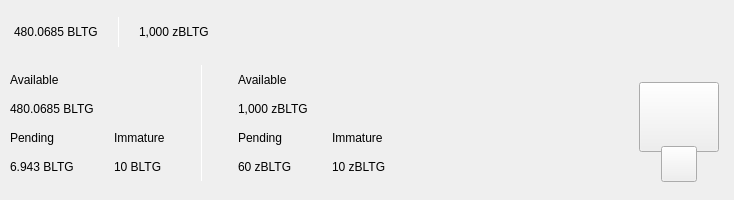
<?xml version="1.0" encoding="UTF-8"?>
<ui version="4.0">
 <class>TopBar</class>
 <widget class="QWidget" name="TopBar">
  <property name="geometry">
   <rect>
    <x>0</x>
    <y>0</y>
    <width>734</width>
    <height>200</height>
   </rect>
  </property>
  <property name="minimumSize">
   <size>
    <width>0</width>
    <height>200</height>
   </size>
  </property>
  <property name="maximumSize">
   <size>
    <width>16777215</width>
    <height>200</height>
   </size>
  </property>
  <property name="windowTitle">
   <string>Form</string>
  </property>
  <layout class="QVBoxLayout" name="verticalLayout_10" stretch="0">
   <property name="spacing">
    <number>0</number>
   </property>
   <property name="leftMargin">
    <number>0</number>
   </property>
   <property name="topMargin">
    <number>0</number>
   </property>
   <property name="rightMargin">
    <number>0</number>
   </property>
   <property name="bottomMargin">
    <number>0</number>
   </property>
   <item>
    <widget class="PFBorderImage" name="containerTop" native="true">
     <layout class="QVBoxLayout" name="verticalLayout_11">
      <property name="spacing">
       <number>0</number>
      </property>
      <property name="leftMargin">
       <number>0</number>
      </property>
      <property name="topMargin">
       <number>0</number>
      </property>
      <property name="rightMargin">
       <number>0</number>
      </property>
      <property name="bottomMargin">
       <number>0</number>
      </property>
      <item>
       <widget class="QWidget" name="top_container_2" native="true">
        <property name="minimumSize">
         <size>
          <width>0</width>
          <height>65</height>
         </size>
        </property>
        <layout class="QHBoxLayout" name="top_container">
         <property name="spacing">
          <number>0</number>
         </property>
         <property name="leftMargin">
          <number>14</number>
         </property>
         <property name="topMargin">
          <number>0</number>
         </property>
         <property name="rightMargin">
          <number>14</number>
         </property>
         <property name="bottomMargin">
          <number>0</number>
         </property>
         <item alignment="Qt::AlignVCenter">
          <widget class="QWidget" name="widgetTopAmount" native="true">
           <property name="sizePolicy">
            <sizepolicy hsizetype="Preferred" vsizetype="Maximum">
             <horstretch>0</horstretch>
             <verstretch>0</verstretch>
            </sizepolicy>
           </property>
           <layout class="QHBoxLayout" name="horizontalLayout_5">
            <property name="spacing">
             <number>0</number>
            </property>
            <property name="leftMargin">
             <number>0</number>
            </property>
            <property name="topMargin">
             <number>0</number>
            </property>
            <property name="rightMargin">
             <number>0</number>
            </property>
            <property name="bottomMargin">
             <number>0</number>
            </property>
            <item alignment="Qt::AlignTop">
             <widget class="QLabel" name="labelAmountTopBltg">
              <property name="minimumSize">
               <size>
                <width>0</width>
                <height>36</height>
               </size>
              </property>
              <property name="styleSheet">
               <string notr="true">padding:0px;margin:0px;</string>
              </property>
              <property name="text">
               <string>480.0685 BLTG</string>
              </property>
             </widget>
            </item>
            <item>
             <spacer name="horizontalSpacer_11">
              <property name="orientation">
               <enum>Qt::Horizontal</enum>
              </property>
              <property name="sizeType">
               <enum>QSizePolicy::Fixed</enum>
              </property>
              <property name="sizeHint" stdset="0">
               <size>
                <width>20</width>
                <height>20</height>
               </size>
              </property>
             </spacer>
            </item>
            <item alignment="Qt::AlignVCenter">
             <widget class="QLabel" name="label_16">
              <property name="minimumSize">
               <size>
                <width>1</width>
                <height>30</height>
               </size>
              </property>
              <property name="maximumSize">
               <size>
                <width>1</width>
                <height>30</height>
               </size>
              </property>
              <property name="styleSheet">
               <string notr="true">background-color:white;
padding:0px;
border:none;</string>
              </property>
              <property name="text">
               <string/>
              </property>
             </widget>
            </item>
            <item>
             <spacer name="horizontalSpacer_12">
              <property name="orientation">
               <enum>Qt::Horizontal</enum>
              </property>
              <property name="sizeType">
               <enum>QSizePolicy::Fixed</enum>
              </property>
              <property name="sizeHint" stdset="0">
               <size>
                <width>20</width>
                <height>20</height>
               </size>
              </property>
             </spacer>
            </item>
            <item alignment="Qt::AlignTop">
             <widget class="QLabel" name="labelAmountTopzBltg">
              <property name="minimumSize">
               <size>
                <width>0</width>
                <height>36</height>
               </size>
              </property>
              <property name="text">
               <string>1,000 zBLTG</string>
              </property>
             </widget>
            </item>
           </layout>
          </widget>
         </item>
         <item>
          <spacer name="horizontalSpacer">
           <property name="orientation">
            <enum>Qt::Horizontal</enum>
           </property>
           <property name="sizeHint" stdset="0">
            <size>
             <width>40</width>
             <height>20</height>
            </size>
           </property>
          </spacer>
         </item>
         <item>
          <layout class="QHBoxLayout" name="horizontalLayout_4">
           <property name="spacing">
            <number>12</number>
           </property>
           <property name="rightMargin">
            <number>0</number>
           </property>
           <item alignment="Qt::AlignRight">
            <widget class="QWidget" name="layoutSync" native="true">
             <property name="minimumSize">
              <size>
               <width>0</width>
               <height>36</height>
              </size>
             </property>
             <property name="maximumSize">
              <size>
               <width>16777215</width>
               <height>36</height>
              </size>
             </property>
             <layout class="QVBoxLayout" name="verticalLayout_9">
              <property name="leftMargin">
               <number>0</number>
              </property>
              <property name="topMargin">
               <number>0</number>
              </property>
              <property name="rightMargin">
               <number>0</number>
              </property>
              <property name="bottomMargin">
               <number>0</number>
              </property>
              <item>
               <widget class="ExpandableButton" name="pushButtonSync" native="true">
                <property name="minimumSize">
                 <size>
                  <width>36</width>
                  <height>36</height>
                 </size>
                </property>
                <property name="maximumSize">
                 <size>
                  <width>16777215</width>
                  <height>36</height>
                 </size>
                </property>
               </widget>
              </item>
             </layout>
            </widget>
           </item>
           <item>
            <widget class="ExpandableButton" name="pushButtonMint" native="true">
             <property name="minimumSize">
              <size>
               <width>36</width>
               <height>36</height>
              </size>
             </property>
            </widget>
           </item>
           <item>
            <widget class="ExpandableButton" name="pushButtonStack" native="true">
             <property name="minimumSize">
              <size>
               <width>36</width>
               <height>36</height>
              </size>
             </property>
            </widget>
           </item>
           <item>
            <widget class="ExpandableButton" name="pushButtonColdStaking" native="true">
             <property name="minimumSize">
              <size>
               <width>36</width>
               <height>36</height>
              </size>
             </property>
            </widget>
           </item>
           <item>
            <widget class="ExpandableButton" name="pushButtonConnection" native="true">
             <property name="minimumSize">
              <size>
               <width>36</width>
               <height>36</height>
              </size>
             </property>
            </widget>
           </item>
           <item>
            <widget class="ExpandableButton" name="pushButtonLock" native="true">
             <property name="sizePolicy">
              <sizepolicy hsizetype="Expanding" vsizetype="Expanding">
               <horstretch>0</horstretch>
               <verstretch>0</verstretch>
              </sizepolicy>
             </property>
             <property name="minimumSize">
              <size>
               <width>36</width>
               <height>0</height>
              </size>
             </property>
            </widget>
           </item>
           <item>
            <widget class="ExpandableButton" name="pushButtonTheme" native="true">
             <property name="minimumSize">
              <size>
               <width>36</width>
               <height>36</height>
              </size>
             </property>
             <property name="maximumSize">
              <size>
               <width>16777215</width>
               <height>36</height>
              </size>
             </property>
            </widget>
           </item>
           <item>
            <widget class="ExpandableButton" name="pushButtonFAQ" native="true">
             <property name="minimumSize">
              <size>
               <width>36</width>
               <height>36</height>
              </size>
             </property>
            </widget>
           </item>
          </layout>
         </item>
        </layout>
       </widget>
      </item>
      <item>
       <widget class="QWidget" name="bottom_container" native="true">
        <property name="minimumSize">
         <size>
          <width>0</width>
          <height>135</height>
         </size>
        </property>
        <layout class="QHBoxLayout" name="botton_container">
         <property name="leftMargin">
          <number>10</number>
         </property>
         <property name="topMargin">
          <number>0</number>
         </property>
         <property name="rightMargin">
          <number>10</number>
         </property>
         <property name="bottomMargin">
          <number>10</number>
         </property>
         <item>
          <layout class="QHBoxLayout" name="horizontalLayout_3">
           <property name="bottomMargin">
            <number>9</number>
           </property>
           <item>
            <layout class="QVBoxLayout" name="verticalLayout_7">
             <property name="spacing">
              <number>0</number>
             </property>
             <property name="leftMargin">
              <number>0</number>
             </property>
             <property name="rightMargin">
              <number>30</number>
             </property>
             <item>
              <layout class="QVBoxLayout" name="verticalLayout_2">
               <item>
                <widget class="QLabel" name="labelTitle1">
                 <property name="text">
                  <string>Available</string>
                 </property>
                </widget>
               </item>
               <item>
                <widget class="QLabel" name="labelAmountBltg">
                 <property name="text">
                  <string>480.0685 BLTG</string>
                 </property>
                </widget>
               </item>
              </layout>
             </item>
             <item>
              <layout class="QHBoxLayout" name="horizontalLayout_2">
               <property name="spacing">
                <number>0</number>
               </property>
               <item>
                <layout class="QVBoxLayout" name="verticalLayout_3">
                 <item>
                  <widget class="QLabel" name="labelTitle3">
                   <property name="text">
                    <string>Pending</string>
                   </property>
                  </widget>
                 </item>
                 <item>
                  <widget class="QLabel" name="labelPendingBltg">
                   <property name="text">
                    <string>6.943 BLTG</string>
                   </property>
                  </widget>
                 </item>
                </layout>
               </item>
               <item>
                <spacer name="horizontalSpacer_3">
                 <property name="orientation">
                  <enum>Qt::Horizontal</enum>
                 </property>
                 <property name="sizeType">
                  <enum>QSizePolicy::Fixed</enum>
                 </property>
                 <property name="sizeHint" stdset="0">
                  <size>
                   <width>40</width>
                   <height>20</height>
                  </size>
                 </property>
                </spacer>
               </item>
               <item>
                <layout class="QVBoxLayout" name="verticalLayout_4">
                 <item>
                  <widget class="QLabel" name="labelTitle4">
                   <property name="text">
                    <string>Immature</string>
                   </property>
                  </widget>
                 </item>
                 <item>
                  <widget class="QLabel" name="labelImmatureBltg">
                   <property name="text">
                    <string>10 BLTG</string>
                   </property>
                  </widget>
                 </item>
                </layout>
               </item>
              </layout>
             </item>
            </layout>
           </item>
           <item>
            <widget class="QLabel" name="label_9">
             <property name="minimumSize">
              <size>
               <width>1</width>
               <height>100</height>
              </size>
             </property>
             <property name="maximumSize">
              <size>
               <width>1</width>
               <height>16777215</height>
              </size>
             </property>
             <property name="styleSheet">
              <string notr="true">background-color:white;
padding:0px;
border:none;</string>
             </property>
             <property name="text">
              <string/>
             </property>
            </widget>
           </item>
           <item>
            <layout class="QVBoxLayout" name="verticalLayout_8">
             <property name="spacing">
              <number>0</number>
             </property>
             <property name="leftMargin">
              <number>30</number>
             </property>
             <item>
              <layout class="QVBoxLayout" name="verticalLayout">
               <item>
                <widget class="QLabel" name="labelTitle2">
                 <property name="text">
                  <string>Available</string>
                 </property>
                </widget>
               </item>
               <item>
                <widget class="QLabel" name="labelAmountzBltg">
                 <property name="text">
                  <string>1,000 zBLTG</string>
                 </property>
                </widget>
               </item>
              </layout>
             </item>
             <item>
              <layout class="QHBoxLayout" name="horizontalLayout">
               <property name="spacing">
                <number>0</number>
               </property>
               <item>
                <layout class="QVBoxLayout" name="verticalLayout_5">
                 <item>
                  <widget class="QLabel" name="labelTitle5">
                   <property name="text">
                    <string>Pending</string>
                   </property>
                  </widget>
                 </item>
                 <item>
                  <widget class="QLabel" name="labelPendingzBltg">
                   <property name="text">
                    <string>60 zBLTG</string>
                   </property>
                  </widget>
                 </item>
                </layout>
               </item>
               <item>
                <spacer name="horizontalSpacer_4">
                 <property name="orientation">
                  <enum>Qt::Horizontal</enum>
                 </property>
                 <property name="sizeType">
                  <enum>QSizePolicy::Fixed</enum>
                 </property>
                 <property name="sizeHint" stdset="0">
                  <size>
                   <width>40</width>
                   <height>20</height>
                  </size>
                 </property>
                </spacer>
               </item>
               <item>
                <layout class="QVBoxLayout" name="verticalLayout_6">
                 <item>
                  <widget class="QLabel" name="labelTitle6">
                   <property name="text">
                    <string>Immature</string>
                   </property>
                  </widget>
                 </item>
                 <item>
                  <widget class="QLabel" name="labelImmaturezBltg">
                   <property name="text">
                    <string>10 zBLTG</string>
                   </property>
                  </widget>
                 </item>
                </layout>
               </item>
              </layout>
             </item>
            </layout>
           </item>
          </layout>
         </item>
         <item>
          <spacer name="horizontalSpacer_2">
           <property name="orientation">
            <enum>Qt::Horizontal</enum>
           </property>
           <property name="sizeHint" stdset="0">
            <size>
             <width>40</width>
             <height>20</height>
            </size>
           </property>
          </spacer>
         </item>
         <item alignment="Qt::AlignHCenter|Qt::AlignVCenter">
          <widget class="QWidget" name="qrContainer" native="true">
           <property name="sizePolicy">
            <sizepolicy hsizetype="Preferred" vsizetype="Minimum">
             <horstretch>0</horstretch>
             <verstretch>0</verstretch>
            </sizepolicy>
           </property>
           <property name="minimumSize">
            <size>
             <width>90</width>
             <height>110</height>
            </size>
           </property>
           <property name="maximumSize">
            <size>
             <width>90</width>
             <height>110</height>
            </size>
           </property>
           <layout class="QVBoxLayout" name="containerQR">
            <property name="spacing">
             <number>0</number>
            </property>
            <property name="leftMargin">
             <number>5</number>
            </property>
            <property name="topMargin">
             <number>10</number>
            </property>
            <property name="rightMargin">
             <number>5</number>
            </property>
            <property name="bottomMargin">
             <number>0</number>
            </property>
            <item>
             <widget class="QPushButton" name="btnQr">
              <property name="minimumSize">
               <size>
                <width>70</width>
                <height>70</height>
               </size>
              </property>
              <property name="maximumSize">
               <size>
                <width>16777215</width>
                <height>70</height>
               </size>
              </property>
              <property name="focusPolicy">
               <enum>Qt::NoFocus</enum>
              </property>
              <property name="text">
               <string/>
              </property>
              <property name="iconSize">
               <size>
                <width>70</width>
                <height>70</height>
               </size>
              </property>
             </widget>
            </item>
            <item>
             <spacer name="verticalSpacer">
              <property name="orientation">
               <enum>Qt::Vertical</enum>
              </property>
              <property name="sizeType">
               <enum>QSizePolicy::Fixed</enum>
              </property>
              <property name="sizeHint" stdset="0">
               <size>
                <width>20</width>
                <height>20</height>
               </size>
              </property>
             </spacer>
            </item>
            <item alignment="Qt::AlignHCenter|Qt::AlignBottom">
             <widget class="QPushButton" name="pushButtonQR">
              <property name="minimumSize">
               <size>
                <width>36</width>
                <height>36</height>
               </size>
              </property>
              <property name="maximumSize">
               <size>
                <width>36</width>
                <height>36</height>
               </size>
              </property>
              <property name="focusPolicy">
               <enum>Qt::NoFocus</enum>
              </property>
              <property name="text">
               <string/>
              </property>
             </widget>
            </item>
           </layout>
          </widget>
         </item>
        </layout>
       </widget>
      </item>
     </layout>
    </widget>
   </item>
  </layout>
 </widget>
 <customwidgets>
  <customwidget>
   <class>ExpandableButton</class>
   <extends>QWidget</extends>
   <header>qt/bltg/expandablebutton.h</header>
   <container>1</container>
  </customwidget>
  <customwidget>
   <class>PFBorderImage</class>
   <extends>QFrame</extends>
   <header>qt/bltg/pfborderimage.h</header>
   <container>1</container>
  </customwidget>
 </customwidgets>
 <resources/>
 <connections/>
</ui>
